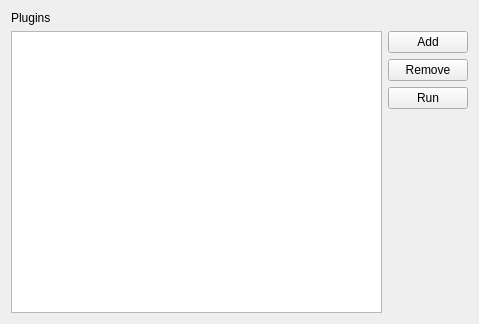
<ui version="4.0" >
 <class>PluginOptionsBase</class>
 <widget class="QWidget" name="PluginOptionsBase" >
  <property name="geometry" >
   <rect>
    <x>0</x>
    <y>0</y>
    <width>479</width>
    <height>324</height>
   </rect>
  </property>
  <property name="windowTitle" >
   <string>Form</string>
  </property>
  <layout class="QGridLayout" name="gridLayout_2" >
   <item row="0" column="0" >
    <widget class="QLabel" name="label" >
     <property name="text" >
      <string>Plugins</string>
     </property>
    </widget>
   </item>
   <item rowspan="4" row="1" column="0" >
    <widget class="QTableWidget" name="tableWidget" />
   </item>
   <item row="1" column="1" >
    <widget class="QPushButton" name="pushButton" >
     <property name="text" >
      <string>Add</string>
     </property>
    </widget>
   </item>
   <item row="2" column="1" >
    <widget class="QPushButton" name="pushButton_2" >
     <property name="text" >
      <string>Remove</string>
     </property>
    </widget>
   </item>
   <item row="4" column="1" >
    <spacer name="verticalSpacer" >
     <property name="orientation" >
      <enum>Qt::Vertical</enum>
     </property>
     <property name="sizeHint" stdset="0" >
      <size>
       <width>20</width>
       <height>108</height>
      </size>
     </property>
    </spacer>
   </item>
   <item row="3" column="1" >
    <widget class="QPushButton" name="pushButton_3" >
     <property name="text" >
      <string>Run</string>
     </property>
    </widget>
   </item>
  </layout>
 </widget>
 <resources/>
 <connections/>
</ui>
